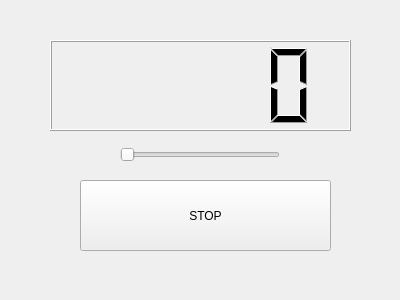
<?xml version="1.0" encoding="UTF-8"?>
<ui version="4.0">
 <class>Counter</class>
 <widget class="QWidget" name="Counter">
  <property name="geometry">
   <rect>
    <x>0</x>
    <y>0</y>
    <width>400</width>
    <height>300</height>
   </rect>
  </property>
  <property name="windowTitle">
   <string>Counter</string>
  </property>
  <widget class="QPushButton" name="button">
   <property name="geometry">
    <rect>
     <x>80</x>
     <y>180</y>
     <width>251</width>
     <height>71</height>
    </rect>
   </property>
   <property name="text">
    <string>STOP</string>
   </property>
  </widget>
  <widget class="QLCDNumber" name="lcdNumber">
   <property name="geometry">
    <rect>
     <x>50</x>
     <y>40</y>
     <width>301</width>
     <height>91</height>
    </rect>
   </property>
  </widget>
  <widget class="QSlider" name="horizontalSlider">
   <property name="geometry">
    <rect>
     <x>120</x>
     <y>140</y>
     <width>160</width>
     <height>29</height>
    </rect>
   </property>
   <property name="minimum">
    <number>0</number>
   </property>
   <property name="maximum">
    <number>999</number>
   </property>
   <property name="tracking">
    <bool>false</bool>
   </property>
   <property name="orientation">
    <enum>Qt::Horizontal</enum>
   </property>
   <property name="invertedAppearance">
    <bool>false</bool>
   </property>
   <property name="invertedControls">
    <bool>false</bool>
   </property>
  </widget>
 </widget>
 <resources/>
 <connections/>
</ui>
